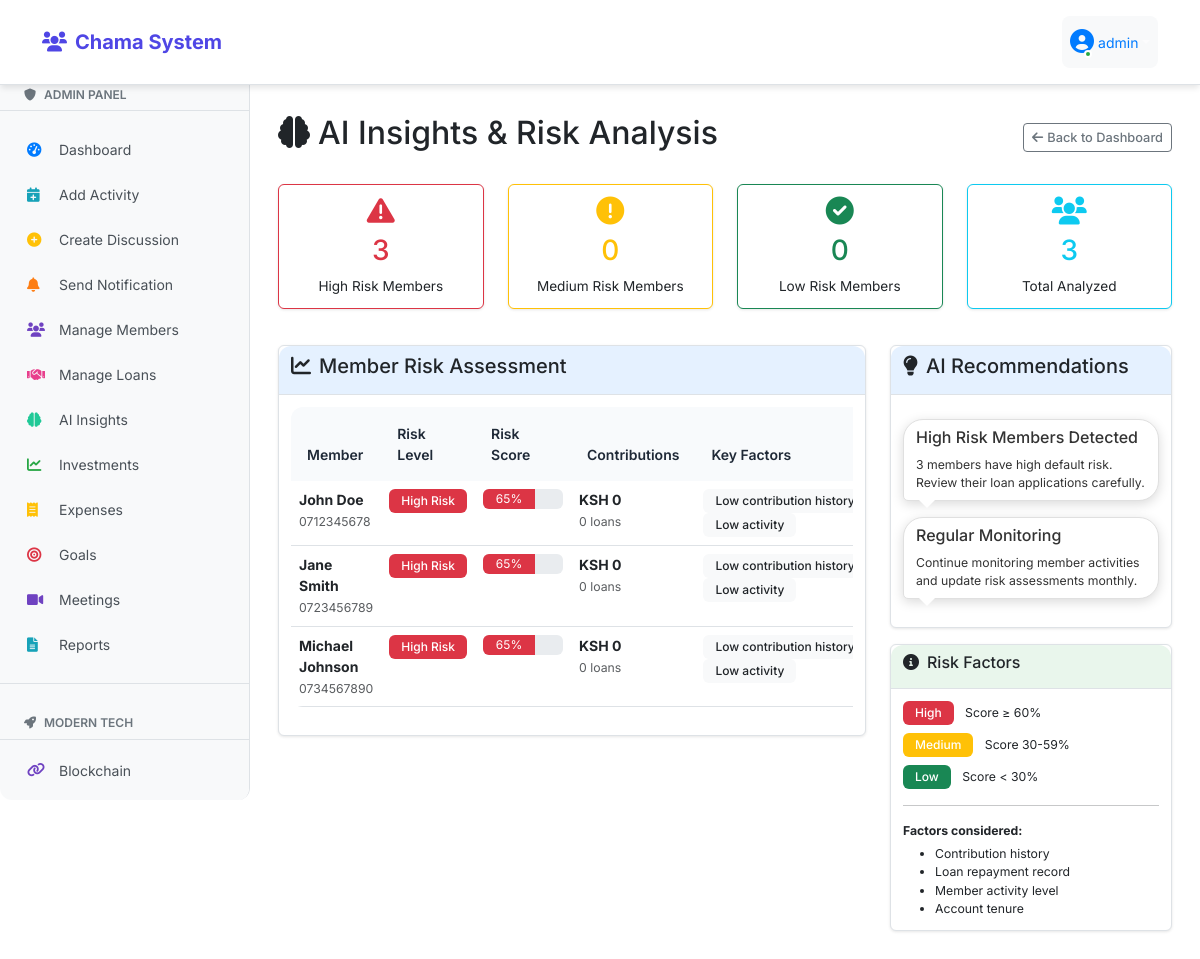
The page /admin/ai-insights (signed in) on the database its author committed.
### fixed_app.py (models this page shows, shortened)
class User(db.Model, UserMixin):
    id = db.Column(db.Integer, primary_key=True)
    username = db.Column(db.String(80), unique=True, nullable=False)
    password = db.Column(db.String(200), nullable=False)
    is_admin = db.Column(db.Boolean, default=False)
    last_seen = db.Column(db.DateTime, default=datetime.utcnow)
    is_online = db.Column(db.Boolean, default=False)
    members = db.relationship('Member', backref='user', lazy=True)

class Member(db.Model):
    id = db.Column(db.Integer, primary_key=True)
    name = db.Column(db.String(100), nullable=False)
    phone = db.Column(db.String(20), nullable=False, unique=True)
    email = db.Column(db.String(100))
    join_date = db.Column(db.DateTime, default=datetime.utcnow)
    status = db.Column(db.String(20), default='Active')
    user_id = db.Column(db.Integer, db.ForeignKey('user.id'))

### fixed_app.py (the view)
@app.route('/admin/ai-insights')
@login_required
@admin_required
def admin_ai_insights():
    risk_analysis = calculate_risk_analysis()
    recommendations = []
    if risk_analysis['summary']['high_risk'] > 0:
        recommendations.append({
            'type': 'warning',
            'title': 'High Risk Members Detected',
            'message': f"{risk_analysis['summary']['high_risk']} members have high default risk. Review their loan applications carefully."
        })
    if risk_analysis['summary']['medium_risk'] > risk_analysis['summary']['low_risk']:
        recommendations.append({
            'type': 'info',
            'title': 'Encourage More Contributions',
            'message': 'Many members have medium risk due to low contribution history. Consider incentive programs.'
        })
    recommendations.append({
        'type': 'success',
        'title': 'Regular Monitoring',
        'message': 'Continue monitoring member activities and update risk assessments monthly.'
    })
    return render_template('admin/ai_insights.html',
                         risk_analysis=risk_analysis,
                         recommendations=recommendations)

### fixed_app.py (called while the page is built)
@login_manager.user_loader
def load_user(user_id):
    return db.session.get(User, int(user_id))

@app.context_processor
def inject_counts():
    if current_user.is_authenticated:
        unread_count = Notification.query.filter_by(user_id=current_user.id, is_read=False).count()
        discussion_count = Discussion.query.count()
        return dict(unread_notifications_count=unread_count, discussion_count=discussion_count)
    return dict(unread_notifications_count=0, discussion_count=0)

def admin_required(f):
    @wraps(f)
    def decorated_function(*args, **kwargs):
        if not current_user.is_admin:
            return render_template('access_denied.html'), 403
        return f(*args, **kwargs)
    return decorated_function

### templates/admin/ai_insights.html (shortened to what this page needs)
{% extends "base.html" %}
{% block content %}
<div class="container-fluid py-4">
    <div class="d-flex justify-content-between align-items-center mb-4">
        <h2><i class="fas fa-brain me-2"></i>AI Insights & Risk Analysis</h2>
        <a href="{{ url_for('admin_dashboard') }}" class="btn btn-outline-secondary">
            <i class="fas fa-arrow-left me-1"></i>Back to Dashboard
        </a>
    </div>
    <div class="row mb-4">
        <div class="col-md-3">
            <div class="card border-danger">
                <div class="card-body text-center">
                    <div class="text-danger mb-2">
                        <i class="fas fa-exclamation-triangle fa-2x"></i>
                    </div>
                    <h3 class="text-danger">{{ risk_analysis.summary.high_risk }}</h3>
                    <p class="card-text">High Risk Members</p>
                </div>
            </div>
        </div>
        <div class="col-md-3">
            <div class="card border-warning">
                <div class="card-body text-center">
                    <div class="text-warning mb-2">
                        <i class="fas fa-exclamation-circle fa-2x"></i>
                    </div>
                    <h3 class="text-warning">{{ risk_analysis.summary.medium_risk }}</h3>
                    <p class="card-text">Medium Risk Members</p>
                </div>
            </div>
        </div>
        <div class="col-md-3">
            <div class="card border-success">
                <div class="card-body text-center">
                    <div class="text-success mb-2">
                        <i class="fas fa-check-circle fa-2x"></i>
                    </div>
                    <h3 class="text-success">{{ risk_analysis.summary.low_risk }}</h3>
                    <p class="card-text">Low Risk Members</p>
                </div>
            </div>
        </div>
        <div class="col-md-3">
            <div class="card border-info">
                <div class="card-body text-center">
                    <div class="text-info mb-2">
                        <i class="fas fa-users fa-2x"></i>
                    </div>
                    <h3 class="text-info">{{ risk_analysis.summary.total_analyzed }}</h3>
                    <p class="card-text">Total Analyzed</p>
                </div>
            </div>
        </div>
    </div>
    <div class="row">
        <div class="col-lg-8">
            <div class="card">
                <div class="card-header">
                    <h5><i class="fas fa-chart-line me-2"></i>Member Risk Assessment</h5>
                </div>
                <div class="card-body">
                    <div class="table-responsive">
                        <table class="table table-hover">
                            <thead>
                                <tr>
                                    <th>Member</th>
                                    <th>Risk Level</th>
                                    <th>Risk Score</th>
                                    <th>Contributions</th>
                                    <th>Key Factors</th>
                                </tr>
                            </thead>
                            <tbody>
                                {% for prediction in risk_analysis.predictions %}
                                <tr>
                                    <td>
                                        <strong>{{ prediction.member.name }}</strong><br>
                                        <small class="text-muted">{{ prediction.member.phone }}</small>
                                    </td>
                                    <td>
                                        <span class="badge bg-{{ prediction.risk_color }}">
                                            {{ prediction.risk_level }}
                                        </span>
                                    </td>
                                    <td>
                                        <div class="progress" style="width: 80px;">
                                            <div class="progress-bar bg-{{ prediction.risk_color }}"
                                                 style="width: {{ prediction.risk_score }}%">
                                                {{ prediction.risk_score }}%
                                            </div>
                                        </div>
                                    </td>
                                    <td>
                                        <strong>KSH {{ "%.0f"|format(prediction.total_contributions) }}</strong><br>
                                        <small class="text-muted">{{ prediction.loan_count }} loans</small>
                                    </td>
                                    <td>
                                        {% for factor in prediction.risk_factors[:2] %}
                                            <span class="badge bg-light text-dark me-1">{{ factor }}</span>
                                        {% endfor %}
                                    </td>
                                </tr>
                                {% endfor %}
                            </tbody>
                        </table>
                    </div>
                </div>
            </div>
        </div>
        <div class="col-lg-4">
            <div class="card">
                <div class="card-header">
                    <h5><i class="fas fa-lightbulb me-2"></i>AI Recommendations</h5>
                </div>
                <div class="card-body">
                    {% for recommendation in recommendations %}
                    <div class="alert alert-{{ recommendation.type }} alert-sm mb-3">
                        <h6 class="alert-heading">{{ recommendation.title }}</h6>
                        <p class="mb-0 small">{{ recommendation.message }}</p>
                    </div>
                    {% endfor %}
                </div>
            </div>
            <div class="card mt-3">
                <div class="card-header">
                    <h6><i class="fas fa-info-circle me-2"></i>Risk Factors</h6>
                </div>
                <div class="card-body">
                    <div class="small">
                        <div class="mb-2">
                            <span class="badge bg-danger me-2">High</span>
                            <span>Score ≥ 60%</span>
                        </div>
                        <div class="mb-2">
                            <span class="badge bg-warning me-2">Medium</span>
                            <span>Score 30-59%</span>
                        </div>
                        <div class="mb-2">
                            <span class="badge bg-success me-2">Low</span>
                            <span>Score < 30%</span>
                        </div>
                        <hr>
                        <p class="mb-1"><strong>Factors considered:</strong></p>
                        <ul class="mb-0">
                            <li>Contribution history</li>
                            <li>Loan repayment record</li>
                            <li>Member activity level</li>
                            <li>Account tenure</li>
                        </ul>
                    </div>
                </div>
            </div>
        </div>
    </div>
</div>
{% endblock %}

### templates/navbar.html (shortened to what this page needs)
<nav class="navbar navbar-expand-lg navbar-dark bg-primary">
    <div class="container">
        <a class="navbar-brand" href="{{ url_for('index') }}">
            <i class="fas fa-users me-2"></i>Chama System
        </a>
        <div class="collapse navbar-collapse" id="navbarNav">
            {% if current_user.is_authenticated %}
            <ul class="navbar-nav me-auto">
                <li class="nav-item">
                    <a class="nav-link {% if request.path == url_for('index') %}active{% endif %}" href="{{ url_for('index') }}">
                        <i class="fas fa-home me-1"></i>Home
                    </a>
                </li>
                <li class="nav-item">
                    <a class="nav-link {% if request.path == url_for('contributions') %}active{% endif %}" href="{{ url_for('contributions') }}">
                        <i class="fas fa-money-bill-wave me-1"></i>Contributions
                    </a>
                </li>
                <li class="nav-item">
                    <a class="nav-link {% if request.path == url_for('discussions') %}active{% endif %}" href="{{ url_for('discussions') }}">
                        <i class="fas fa-comments me-1"></i>Discussions
                    </a>
                </li>
                <li class="nav-item dropdown">
                    <a class="nav-link dropdown-toggle" href="#" id="menuDropdown" role="button" data-bs-toggle="dropdown">
                        <i class="fas fa-bars me-1"></i>Menu
                    </a>
                </li>
                {% if current_user.is_admin %}
                <li class="nav-item dropdown">
                    <a class="nav-link dropdown-toggle" href="#" id="adminDropdown" role="button" data-bs-toggle="dropdown">
                        <i class="fas fa-shield-alt me-1"></i>Admin
                    </a>
                </li>
                {% endif %}
            </ul>
            <ul class="navbar-nav">
                <li class="nav-item dropdown">
                    <a class="nav-link dropdown-toggle user-dropdown" href="#" id="navbarDropdown" role="button"
                       data-bs-toggle="dropdown" aria-expanded="false">
                        <div class="user-avatar">
                            <i class="fas fa-user-circle"></i>
                            <span class="online-dot"></span>
                        </div>
                        <span class="ms-1" style="color: #007bff;">{{ current_user.username }}</span>
                    </a>
                </li>
            </ul>
            {% endif %}
        </div>
    </div>
</nav>

### static/modern-ui.css (style rules this page uses)
:root { --primary: #4f46e5; --secondary: #6b7280; --success: #10b981; --warning: #f59e0b; --danger: #ef4444; --info: #3b82f6; --light: #f8fafc; --dark: #1f2937; --border-radius: 12px; --shadow: 0 4px 6px -1px rgba(0, 0, 0, 0.1); --shadow-lg: 0 10px 15px -3px rgba(0, 0, 0, 0.1); }
body { font-family: 'Inter', -apple-system, BlinkMacSystemFont, sans-serif; background: white; min-height: 100vh; }
.card { border: none; border-radius: var(--border-radius); box-shadow: var(--shadow); transition: all 0.3s ease; }
.card-header { background: white; border-bottom: 1px solid #e5e7eb; border-radius: var(--border-radius) var(--border-radius) 0 0 !important; padding: 1.25rem; }
.card-body { padding: 1.5rem; }
.btn { border-radius: 8px; font-weight: 500; padding: 0.5rem 1rem; transition: all 0.2s ease; }
.navbar { background: white !important; box-shadow: var(--shadow); padding: 1rem 0; }
.navbar-brand { font-weight: 700; color: var(--primary) !important; }
.table { border-radius: var(--border-radius); overflow: hidden; }
.table thead th { background: var(--light); border: none; font-weight: 600; color: var(--dark); padding: 1rem; }
.alert { border: none; border-radius: var(--border-radius); padding: 1rem 1.25rem; }
.badge { border-radius: 6px; font-weight: 500; padding: 0.375rem 0.75rem; }

### templates/base.html (style rules this page uses)
body { background-color: white; font-size: 14px; }
.alert { padding: 0.75rem 1.25rem; margin: 0.75rem auto; font-size: 0.875rem; border-radius: 20px 20px 20px 5px; border: 1px solid #e0e0e0; max-width: 350px; background-color: white !important; color: #333 !important; text-align: left; box-shadow: 0 3px 12px rgba(0,0,0,0.15); position: relative; }
.alert::before { content: ''; position: absolute; bottom: -8px; left: 15px; width: 0; height: 0; border-left: 8px solid transparent; border-right: 8px solid transparent; border-top: 8px solid white; }
.navbar { position: fixed; top: 0; left: 0; right: 0; z-index: 1030; margin-bottom: 0; background-color: white !important; border-bottom: 1px solid #dee2e6; }
.card-header.bg-primary, .bg-primary { background-color: white !important; color: #333 !important; border-bottom: 1px solid #dee2e6; }
.user-dropdown { background-color: #f8f9fa !important; border-radius: 8px; padding: 0.5rem 1rem; }
body { padding-top: 70px; }
.btn { padding: 0.25rem 0.5rem; font-size: 0.8rem; min-height: auto; border-radius: 0.25rem; }
.card { border-radius: 0.375rem !important; border: 1px solid #dee2e6; margin-bottom: 0.75rem; box-shadow: 0 1px 3px rgba(0,0,0,0.1); max-width: 400px; }
.container-fluid .card, .main-content .card:not(.auth-card) { max-width: 100%; }
.card-body { padding: 0.75rem; }
.card-header { padding: 0.5rem 0.75rem; background-color: #f8f9fa; border-bottom: 1px solid #dee2e6; font-weight: 600; font-size: 0.9rem; }
.card-header:nth-child(1) { background-color: rgba(0,123,255,0.1); }
.card:nth-child(2) .card-header { background-color: rgba(40,167,69,0.1); }
.card-text { font-size: 0.85rem; margin-bottom: 0.5rem; }

### templates/navbar.html (style rules this page uses)
.user-dropdown { display: flex; align-items: center; }
.user-avatar { position: relative; display: inline-block; color: #007bff; font-size: 1.5rem; }
.online-dot { position: absolute; bottom: 2px; right: 2px; width: 8px; height: 8px; background-color: #28a745; border: 2px solid white; border-radius: 50%; animation: pulse-dot 2s infinite; }

### templates/admin/ai_insights.html (style rules this page uses)
.alert-sm { padding: 0.5rem 0.75rem; font-size: 0.875rem; }
.progress { height: 20px; }
.card { border-radius: 10px; }
.badge { font-size: 0.75rem; }

### rows shown on the page
User: username "admin"
Member: member.name "John Doe", member.phone "0712345678"
Member: member.name "Jane Smith", member.phone "0723456789"
Member: member.name "Michael Johnson", member.phone "0734567890"

### other values the page prints
{{ risk_analysis.summary.high_risk }} "3"
{{ risk_analysis.summary.medium_risk }} "0"
{{ risk_analysis.summary.low_risk }} "0"
{{ risk_analysis.summary.total_analyzed }} "3"
{{ prediction.risk_level }} "High Risk" "High Risk" "High Risk"
{{ prediction.risk_score }} "65" "65" "65"
{{ "%.0f"|format(prediction.total_contributions) }} "0" "0" "0"
{{ prediction.loan_count }} "0" "0" "0"
{{ factor }} "Low contribution…" "Low activity" "Low contribution…" "Low activity" "Low contribution…" "Low activity"
{{ recommendation.title }} "High Risk Members Detected" "Regular Monitoring"
{{ recommendation.message }} "3 members have high default risk. Review their loan applications carefully." "Continue monitoring member activities and update risk assessments monthly."
